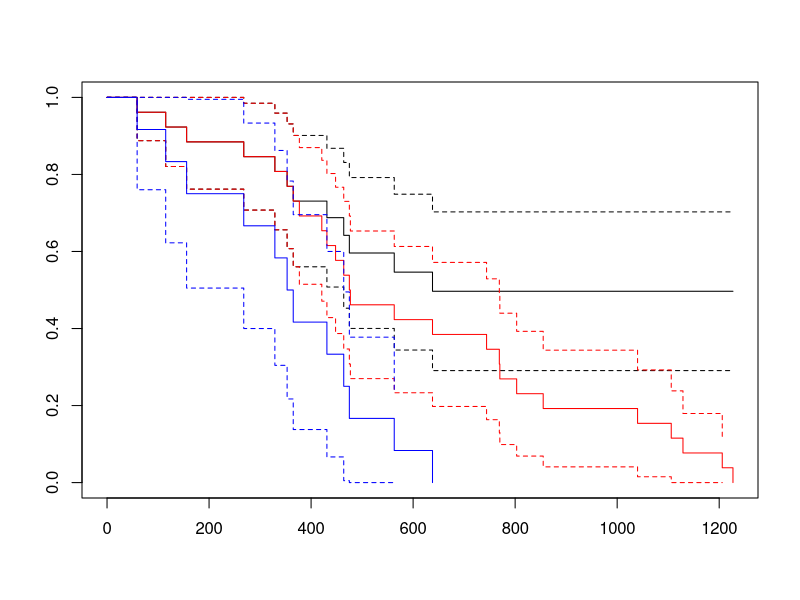
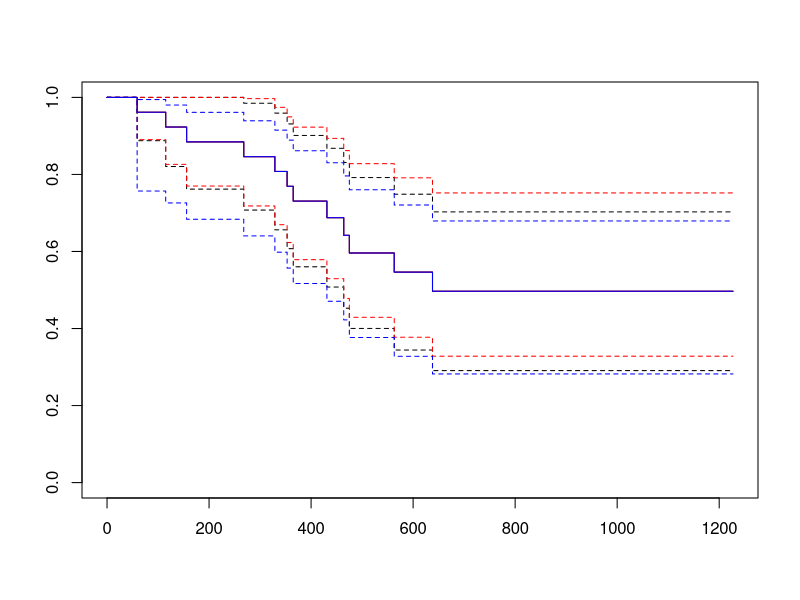
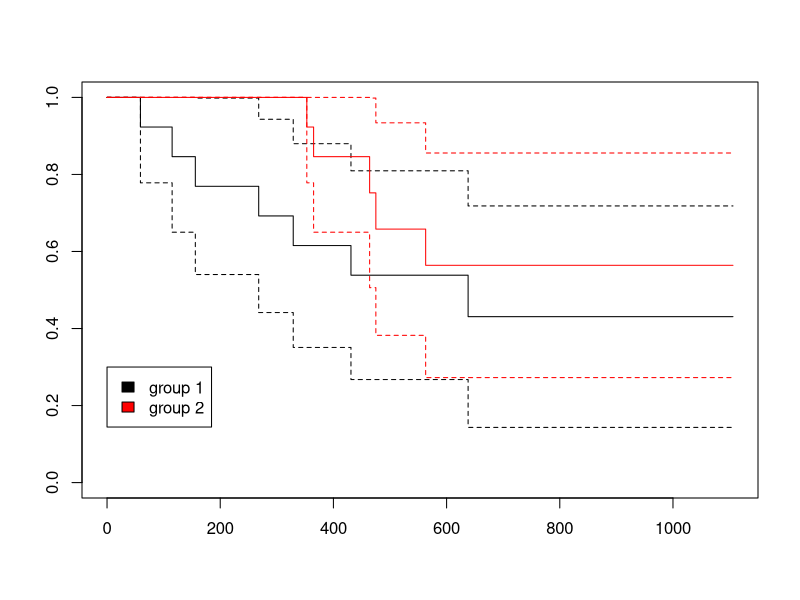

The R script that drew these images, in order:
#1.
library(survival)
head(ovarian)

#2. 
km.est = survfit(Surv(ovarian$futime, ovarian$fustat)~1, conf.type = "plain" ) #~1 indicates that groups arent separated.
#0 is censored, 1 is time of death
summary(km.est)
plot(km.est)

#3.
km.est2 = survfit(Surv(ovarian$futime)~1, conf.type = "plain" )
lines(km.est2, col = "red") #plots regardless of censoring (i.e assume 0 is time of death also)

#4.
km.est3 = survfit(Surv(ovarian$futime[ovarian$fustat==1])~1, conf.type = "plain" )
lines(km.est3, col = "blue") #disregard times whose death is censored

#5.
km.log = survfit(Surv(ovarian$futime, ovarian$fustat)~1, conf.type = "log" )

km.loglog = survfit(Surv(ovarian$futime, ovarian$fustat)~1, conf.type = "log-log" )

plot(km.est)
lines(km.log, col = "red")
lines(km.loglog, col = "blue")

#6.
km.est.rx = survfit(Surv(ovarian$futime, ovarian$fustat)~ovarian$rx, conf.type = "plain" ) 
summary(km.est.rx)
plot(km.est.rx[1])
lines(km.est.rx[2], col = "red")
legend(x = 0, y = 0.3, legend = c("group 1","group 2"), fill = c("black", "red"))

#7. 
survdiff(Surv(ovarian$futime, ovarian$fustat)~ovarian$rx, rho = 0)
